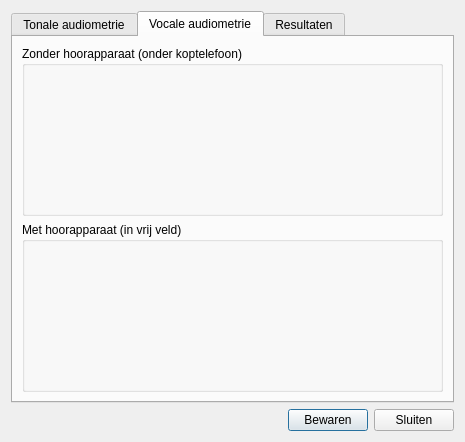
<ui version="4.0" >
 <class>MeetgegevensDialog</class>
 <widget class="QDialog" name="MeetgegevensDialog" >
  <property name="geometry" >
   <rect>
    <x>0</x>
    <y>0</y>
    <width>465</width>
    <height>442</height>
   </rect>
  </property>
  <property name="windowTitle" >
   <string>Dialog</string>
  </property>
  <layout class="QGridLayout" name="gridLayout_4" >
   <item row="0" column="0" colspan="3" >
    <widget class="QTabWidget" name="tabWidget" >
     <property name="currentIndex" >
      <number>1</number>
     </property>
     <widget class="QWidget" name="TonaleAudiometrieTab" >
      <attribute name="title" >
       <string>Tonale audiometrie</string>
      </attribute>
      <layout class="QGridLayout" name="gridLayout_5" >
       <item row="0" column="0" >
        <widget class="QGroupBox" name="groupBox_3" >
         <property name="title" >
          <string>Tonale audiometrie rechts</string>
         </property>
        </widget>
       </item>
       <item row="0" column="1" >
        <widget class="QGroupBox" name="groupBox_4" >
         <property name="title" >
          <string>Tonale audiometrie links</string>
         </property>
        </widget>
       </item>
      </layout>
     </widget>
     <widget class="QWidget" name="VocaleAudiometrieTab" >
      <attribute name="title" >
       <string>Vocale audiometrie</string>
      </attribute>
      <layout class="QGridLayout" name="gridLayout_6" >
       <item row="0" column="0" >
        <widget class="QGroupBox" name="groupBox_5" >
         <property name="title" >
          <string>Zonder hoorapparaat (onder koptelefoon)</string>
         </property>
        </widget>
       </item>
       <item row="1" column="0" >
        <widget class="QGroupBox" name="groupBox_6" >
         <property name="title" >
          <string>Met hoorapparaat (in vrij veld)</string>
         </property>
        </widget>
       </item>
      </layout>
     </widget>
     <widget class="QWidget" name="ResultatenTab" >
      <attribute name="title" >
       <string>Resultaten</string>
      </attribute>
      <layout class="QGridLayout" name="gridLayout_3" >
       <item row="0" column="0" >
        <widget class="QGroupBox" name="groupBox" >
         <property name="title" >
          <string>Prothetische winst</string>
         </property>
         <layout class="QGridLayout" name="gridLayout" >
          <item row="0" column="1" >
           <widget class="QLabel" name="label" >
            <property name="text" >
             <string>&lt;!DOCTYPE HTML PUBLIC "-//W3C//DTD HTML 4.0//EN" "http://www.w3.org/TR/REC-html40/strict.dtd">
&lt;html>&lt;head>&lt;meta name="qrichtext" content="1" />&lt;style type="text/css">
p, li { white-space: pre-wrap; }
&lt;/style>&lt;/head>&lt;body style=" font-family:'MS Shell Dlg 2'; font-size:8.25pt; font-weight:400; font-style:normal;">
&lt;p align="center" style=" margin-top:0px; margin-bottom:0px; margin-left:0px; margin-right:0px; -qt-block-indent:0; text-indent:0px; font-size:8pt;">&lt;span style=" text-decoration: underline;">Zonder apparaat&lt;/span>&lt;/p>&lt;/body>&lt;/html></string>
            </property>
           </widget>
          </item>
          <item row="0" column="2" >
           <widget class="QLabel" name="label_2" >
            <property name="text" >
             <string>&lt;!DOCTYPE HTML PUBLIC "-//W3C//DTD HTML 4.0//EN" "http://www.w3.org/TR/REC-html40/strict.dtd">
&lt;html>&lt;head>&lt;meta name="qrichtext" content="1" />&lt;style type="text/css">
p, li { white-space: pre-wrap; }
&lt;/style>&lt;/head>&lt;body style=" font-family:'MS Shell Dlg 2'; font-size:8.25pt; font-weight:400; font-style:normal;">
&lt;p align="center" style=" margin-top:0px; margin-bottom:0px; margin-left:0px; margin-right:0px; -qt-block-indent:0; text-indent:0px; font-size:8pt;">&lt;span style=" text-decoration: underline;">Met apparaat&lt;/span>&lt;/p>&lt;/body>&lt;/html></string>
            </property>
           </widget>
          </item>
          <item row="0" column="3" >
           <widget class="QLabel" name="label_3" >
            <property name="text" >
             <string>&lt;!DOCTYPE HTML PUBLIC "-//W3C//DTD HTML 4.0//EN" "http://www.w3.org/TR/REC-html40/strict.dtd">
&lt;html>&lt;head>&lt;meta name="qrichtext" content="1" />&lt;style type="text/css">
p, li { white-space: pre-wrap; }
&lt;/style>&lt;/head>&lt;body style=" font-family:'MS Shell Dlg 2'; font-size:8.25pt; font-weight:400; font-style:normal;">
&lt;p align="center" style=" margin-top:0px; margin-bottom:0px; margin-left:0px; margin-right:0px; -qt-block-indent:0; text-indent:0px; font-size:8pt;">&lt;span style=" text-decoration: underline;">Winst&lt;/span>&lt;/p>&lt;/body>&lt;/html></string>
            </property>
           </widget>
          </item>
          <item row="1" column="0" >
           <widget class="QLabel" name="label_4" >
            <property name="text" >
             <string>R.O.</string>
            </property>
           </widget>
          </item>
          <item row="1" column="1" >
           <widget class="QLabel" name="label_7" >
            <property name="text" >
             <string>...</string>
            </property>
            <property name="alignment" >
             <set>Qt::AlignCenter</set>
            </property>
           </widget>
          </item>
          <item row="1" column="2" >
           <widget class="QLabel" name="label_8" >
            <property name="text" >
             <string>...</string>
            </property>
            <property name="alignment" >
             <set>Qt::AlignCenter</set>
            </property>
           </widget>
          </item>
          <item row="1" column="3" >
           <widget class="QLabel" name="label_9" >
            <property name="text" >
             <string>...</string>
            </property>
            <property name="alignment" >
             <set>Qt::AlignCenter</set>
            </property>
           </widget>
          </item>
          <item row="2" column="0" >
           <widget class="QLabel" name="label_5" >
            <property name="text" >
             <string>L.O.</string>
            </property>
           </widget>
          </item>
          <item row="2" column="1" >
           <widget class="QLabel" name="label_13" >
            <property name="text" >
             <string>...</string>
            </property>
            <property name="alignment" >
             <set>Qt::AlignCenter</set>
            </property>
           </widget>
          </item>
          <item row="2" column="2" >
           <widget class="QLabel" name="label_14" >
            <property name="text" >
             <string>...</string>
            </property>
            <property name="alignment" >
             <set>Qt::AlignCenter</set>
            </property>
           </widget>
          </item>
          <item row="2" column="3" >
           <widget class="QLabel" name="label_15" >
            <property name="text" >
             <string>...</string>
            </property>
            <property name="alignment" >
             <set>Qt::AlignCenter</set>
            </property>
           </widget>
          </item>
          <item row="3" column="0" >
           <widget class="QLabel" name="label_6" >
            <property name="text" >
             <string>(R.O. + L.O.)</string>
            </property>
           </widget>
          </item>
          <item row="3" column="1" >
           <widget class="QLabel" name="label_10" >
            <property name="text" >
             <string>...</string>
            </property>
            <property name="alignment" >
             <set>Qt::AlignCenter</set>
            </property>
           </widget>
          </item>
          <item row="3" column="2" >
           <widget class="QLabel" name="label_11" >
            <property name="text" >
             <string>...</string>
            </property>
            <property name="alignment" >
             <set>Qt::AlignCenter</set>
            </property>
           </widget>
          </item>
          <item row="3" column="3" >
           <widget class="QLabel" name="label_12" >
            <property name="text" >
             <string>...</string>
            </property>
            <property name="alignment" >
             <set>Qt::AlignCenter</set>
            </property>
           </widget>
          </item>
         </layout>
        </widget>
       </item>
       <item row="1" column="0" >
        <widget class="QGroupBox" name="groupBox_2" >
         <property name="title" >
          <string>Localisatietesten</string>
         </property>
         <layout class="QGridLayout" name="gridLayout_2" >
          <item rowspan="2" row="0" column="0" >
           <widget class="QLabel" name="label_20" >
            <property name="text" >
             <string>Met 2 apparaten</string>
            </property>
           </widget>
          </item>
          <item rowspan="2" row="0" column="1" >
           <widget class="QLineEdit" name="lineEdit" >
            <property name="sizePolicy" >
             <sizepolicy vsizetype="Fixed" hsizetype="Preferred" >
              <horstretch>0</horstretch>
              <verstretch>0</verstretch>
             </sizepolicy>
            </property>
            <property name="maximumSize" >
             <size>
              <width>100</width>
              <height>16777215</height>
             </size>
            </property>
           </widget>
          </item>
          <item rowspan="2" row="0" column="2" colspan="2" >
           <widget class="QLabel" name="label_16" >
            <property name="text" >
             <string>%</string>
            </property>
           </widget>
          </item>
          <item row="1" column="3" >
           <spacer name="horizontalSpacer_2" >
            <property name="orientation" >
             <enum>Qt::Horizontal</enum>
            </property>
            <property name="sizeHint" stdset="0" >
             <size>
              <width>16</width>
              <height>20</height>
             </size>
            </property>
           </spacer>
          </item>
          <item rowspan="2" row="0" column="4" >
           <widget class="QLabel" name="label_22" >
            <property name="text" >
             <string>Met apparaat rechts</string>
            </property>
           </widget>
          </item>
          <item rowspan="2" row="0" column="5" >
           <widget class="QLineEdit" name="lineEdit_3" >
            <property name="sizePolicy" >
             <sizepolicy vsizetype="Fixed" hsizetype="Preferred" >
              <horstretch>0</horstretch>
              <verstretch>0</verstretch>
             </sizepolicy>
            </property>
            <property name="maximumSize" >
             <size>
              <width>100</width>
              <height>16777215</height>
             </size>
            </property>
           </widget>
          </item>
          <item rowspan="2" row="0" column="6" >
           <widget class="QLabel" name="label_18" >
            <property name="text" >
             <string>%</string>
            </property>
           </widget>
          </item>
          <item row="2" column="0" >
           <widget class="QLabel" name="label_21" >
            <property name="text" >
             <string>Zonder apparaten</string>
            </property>
           </widget>
          </item>
          <item row="2" column="1" >
           <widget class="QLineEdit" name="lineEdit_2" >
            <property name="sizePolicy" >
             <sizepolicy vsizetype="Fixed" hsizetype="Preferred" >
              <horstretch>0</horstretch>
              <verstretch>0</verstretch>
             </sizepolicy>
            </property>
            <property name="maximumSize" >
             <size>
              <width>100</width>
              <height>16777215</height>
             </size>
            </property>
           </widget>
          </item>
          <item row="2" column="2" colspan="2" >
           <widget class="QLabel" name="label_17" >
            <property name="text" >
             <string>%</string>
            </property>
           </widget>
          </item>
          <item row="2" column="4" >
           <widget class="QLabel" name="label_23" >
            <property name="text" >
             <string>Met apparaat links</string>
            </property>
           </widget>
          </item>
          <item row="2" column="5" >
           <widget class="QLineEdit" name="lineEdit_4" >
            <property name="sizePolicy" >
             <sizepolicy vsizetype="Fixed" hsizetype="Preferred" >
              <horstretch>0</horstretch>
              <verstretch>0</verstretch>
             </sizepolicy>
            </property>
            <property name="maximumSize" >
             <size>
              <width>100</width>
              <height>16777215</height>
             </size>
            </property>
           </widget>
          </item>
          <item row="2" column="6" >
           <widget class="QLabel" name="label_19" >
            <property name="text" >
             <string>%</string>
            </property>
           </widget>
          </item>
         </layout>
        </widget>
       </item>
       <item row="2" column="0" >
        <spacer name="verticalSpacer" >
         <property name="orientation" >
          <enum>Qt::Vertical</enum>
         </property>
         <property name="sizeHint" stdset="0" >
          <size>
           <width>20</width>
           <height>136</height>
          </size>
         </property>
        </spacer>
       </item>
      </layout>
     </widget>
    </widget>
   </item>
   <item row="1" column="0" >
    <spacer name="horizontalSpacer" >
     <property name="orientation" >
      <enum>Qt::Horizontal</enum>
     </property>
     <property name="sizeHint" stdset="0" >
      <size>
       <width>278</width>
       <height>20</height>
      </size>
     </property>
    </spacer>
   </item>
   <item row="1" column="1" >
    <widget class="QPushButton" name="pushButton" >
     <property name="text" >
      <string>Bewaren</string>
     </property>
    </widget>
   </item>
   <item row="1" column="2" >
    <widget class="QPushButton" name="pushButton_2" >
     <property name="text" >
      <string>Sluiten</string>
     </property>
    </widget>
   </item>
  </layout>
 </widget>
 <resources/>
 <connections/>
</ui>
